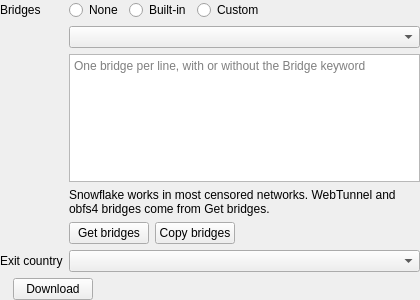
<?xml version="1.0" encoding="UTF-8"?>
<ui version="4.0">
 <class>EditTor</class>
 <widget class="QWidget" name="EditTor">
  <property name="geometry">
   <rect>
    <x>0</x>
    <y>0</y>
    <width>420</width>
    <height>300</height>
   </rect>
  </property>
  <property name="windowTitle">
   <string notr="true">EditTor</string>
  </property>
  <layout class="QVBoxLayout" name="tor_layout">
   <property name="leftMargin">
    <number>0</number>
   </property>
   <property name="topMargin">
    <number>0</number>
   </property>
   <property name="rightMargin">
    <number>0</number>
   </property>
   <property name="bottomMargin">
    <number>0</number>
   </property>
   <item>
    <layout class="QFormLayout" name="tor_form">
     <item row="0" column="0">
      <widget class="QLabel" name="bridge_mode_l">
       <property name="text">
        <string>Bridges</string>
       </property>
      </widget>
     </item>
     <item row="0" column="1">
      <layout class="QHBoxLayout" name="bridge_mode_row">
       <item>
        <widget class="QRadioButton" name="bridges_none">
         <property name="toolTip">
          <string>Connect to the Tor network directly; works only where Tor is not blocked.</string>
         </property>
         <property name="text">
          <string>None</string>
         </property>
        </widget>
       </item>
       <item>
        <widget class="QRadioButton" name="bridges_builtin">
         <property name="toolTip">
          <string>Use the bridges built into Throne.</string>
         </property>
         <property name="text">
          <string>Built-in</string>
         </property>
        </widget>
       </item>
       <item>
        <widget class="QRadioButton" name="bridges_custom">
         <property name="toolTip">
          <string>Use bridge lines from the Tor Project or someone you trust.</string>
         </property>
         <property name="text">
          <string>Custom</string>
         </property>
        </widget>
       </item>
       <item>
        <spacer name="bridge_mode_spacer">
         <property name="orientation">
          <enum>Qt::Horizontal</enum>
         </property>
         <property name="sizeHint" stdset="0">
          <size>
           <width>0</width>
           <height>0</height>
          </size>
         </property>
        </spacer>
       </item>
      </layout>
     </item>
     <item row="1" column="1">
      <widget class="QComboBox" name="builtin_type"/>
     </item>
     <item row="2" column="1">
      <widget class="MyPlainTextEdit" name="bridges">
       <property name="tabChangesFocus">
        <bool>true</bool>
       </property>
       <property name="lineWrapMode">
        <enum>QPlainTextEdit::NoWrap</enum>
       </property>
       <property name="placeholderText">
        <string>One bridge per line, with or without the Bridge keyword</string>
       </property>
      </widget>
     </item>
     <item row="3" column="1">
      <widget class="QLabel" name="bridges_hint">
       <property name="text">
        <string>Snowflake works in most censored networks. WebTunnel and obfs4 bridges come from Get bridges.</string>
       </property>
       <property name="wordWrap">
        <bool>true</bool>
       </property>
       <property name="colorRole" stdset="0">
        <string notr="true">muted</string>
       </property>
      </widget>
     </item>
     <item row="4" column="1">
      <layout class="QHBoxLayout" name="bridge_actions_row">
       <item>
        <widget class="QPushButton" name="get_bridges">
         <property name="toolTip">
          <string>Ask the Tor Project's bridge service which bridges work in a country.</string>
         </property>
         <property name="text">
          <string>Get bridges</string>
         </property>
        </widget>
       </item>
       <item>
        <widget class="QPushButton" name="copy_bridges">
         <property name="toolTip">
          <string>Copy the bridge lines this profile uses.</string>
         </property>
         <property name="text">
          <string>Copy bridges</string>
         </property>
        </widget>
       </item>
       <item>
        <spacer name="bridge_actions_spacer">
         <property name="orientation">
          <enum>Qt::Horizontal</enum>
         </property>
         <property name="sizeHint" stdset="0">
          <size>
           <width>0</width>
           <height>0</height>
          </size>
         </property>
        </spacer>
       </item>
      </layout>
     </item>
     <item row="5" column="0">
      <widget class="QLabel" name="exit_country_l">
       <property name="text">
        <string>Exit country</string>
       </property>
       <property name="buddy">
        <cstring>exit_country</cstring>
       </property>
      </widget>
     </item>
     <item row="5" column="1">
      <widget class="QComboBox" name="exit_country">
       <property name="toolTip">
        <string>The country of the last Tor relay; Any lets Tor choose.</string>
       </property>
      </widget>
     </item>
     <item row="6" column="0" colspan="2">
      <layout class="QHBoxLayout" name="tor_status_row">
       <item>
        <widget class="QLabel" name="tor_status">
         <property name="wordWrap">
          <bool>true</bool>
         </property>
         <property name="colorRole" stdset="0">
          <string notr="true">muted</string>
         </property>
        </widget>
       </item>
       <item>
        <widget class="QPushButton" name="download_tor">
         <property name="toolTip">
          <string>Download the Tor program from the Tor Project.</string>
         </property>
         <property name="text">
          <string>Download</string>
         </property>
        </widget>
       </item>
       <item>
        <spacer name="tor_status_spacer">
         <property name="orientation">
          <enum>Qt::Horizontal</enum>
         </property>
         <property name="sizeHint" stdset="0">
          <size>
           <width>0</width>
           <height>0</height>
          </size>
         </property>
        </spacer>
       </item>
      </layout>
     </item>
    </layout>
   </item>
  </layout>
 </widget>
 <customwidgets>
  <customwidget>
   <class>MyPlainTextEdit</class>
   <extends>QPlainTextEdit</extends>
   <header>include/ui/utils/MyPlainTextEdit.h</header>
  </customwidget>
 </customwidgets>
 <tabstops>
  <tabstop>bridges_none</tabstop>
  <tabstop>bridges_builtin</tabstop>
  <tabstop>bridges_custom</tabstop>
  <tabstop>builtin_type</tabstop>
  <tabstop>bridges</tabstop>
  <tabstop>get_bridges</tabstop>
  <tabstop>copy_bridges</tabstop>
  <tabstop>exit_country</tabstop>
  <tabstop>download_tor</tabstop>
 </tabstops>
 <resources/>
 <connections/>
</ui>
